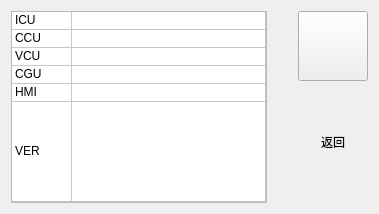
       <widget class="QWidget" name="controlEditionPage">
        <layout class="QGridLayout" name="gridLayout_2">
         <item row="0" column="0">
          <widget class="QTableWidget" name="editionTable">
           <property name="editTriggers">
            <set>QAbstractItemView::NoEditTriggers</set>
           </property>
           <property name="dragDropOverwriteMode">
            <bool>false</bool>
           </property>
           <property name="selectionMode">
            <enum>QAbstractItemView::NoSelection</enum>
           </property>
           <property name="selectionBehavior">
            <enum>QAbstractItemView::SelectRows</enum>
           </property>
           <property name="textElideMode">
            <enum>Qt::ElideNone</enum>
           </property>
           <attribute name="horizontalHeaderVisible">
            <bool>false</bool>
           </attribute>
           <attribute name="horizontalHeaderDefaultSectionSize">
            <number>60</number>
           </attribute>
           <attribute name="horizontalHeaderStretchLastSection">
            <bool>true</bool>
           </attribute>
           <attribute name="verticalHeaderVisible">
            <bool>false</bool>
           </attribute>
           <attribute name="verticalHeaderDefaultSectionSize">
            <number>18</number>
           </attribute>
           <attribute name="verticalHeaderMinimumSectionSize">
            <number>17</number>
           </attribute>
           <attribute name="verticalHeaderStretchLastSection">
            <bool>true</bool>
           </attribute>
           <row>
            <property name="text">
             <string>新建行</string>
            </property>
           </row>
           <row>
            <property name="text">
             <string>新建行</string>
            </property>
           </row>
           <row>
            <property name="text">
             <string>新建行</string>
            </property>
           </row>
           <row>
            <property name="text">
             <string>新建行</string>
            </property>
           </row>
           <row>
            <property name="text">
             <string>新建行</string>
            </property>
           </row>
           <row>
            <property name="text">
             <string>New Row</string>
            </property>
           </row>
           <column>
            <property name="text">
             <string>新建列</string>
            </property>
           </column>
           <column>
            <property name="text">
             <string>新建列</string>
            </property>
           </column>
           <item row="0" column="0">
            <property name="text">
             <string>ICU</string>
            </property>
           </item>
           <item row="1" column="0">
            <property name="text">
             <string>CCU</string>
            </property>
           </item>
           <item row="2" column="0">
            <property name="text">
             <string>VCU</string>
            </property>
           </item>
           <item row="3" column="0">
            <property name="text">
             <string>CGU</string>
            </property>
           </item>
           <item row="4" column="0">
            <property name="text">
             <string>HMI</string>
            </property>
           </item>
           <item row="5" column="0">
            <property name="text">
             <string>VER</string>
            </property>
           </item>
          </widget>
         </item>
         <item row="0" column="1">
          <spacer name="horizontalSpacer_5">
           <property name="orientation">
            <enum>Qt::Horizontal</enum>
           </property>
           <property name="sizeHint" stdset="0">
            <size>
             <width>25</width>
             <height>20</height>
            </size>
           </property>
          </spacer>
         </item>
         <item row="0" column="2">
          <layout class="QVBoxLayout" name="verticalLayout_50">
           <property name="spacing">
            <number>0</number>
           </property>
           <item>
            <widget class="QPushButton" name="editionBackBtn">
             <property name="minimumSize">
              <size>
               <width>70</width>
               <height>70</height>
              </size>
             </property>
             <property name="maximumSize">
              <size>
               <width>70</width>
               <height>70</height>
              </size>
             </property>
             <property name="text">
              <string/>
             </property>
             <property name="autoRepeatDelay">
              <number>500</number>
             </property>
             <property name="autoRepeatInterval">
              <number>200</number>
             </property>
            </widget>
           </item>
           <item>
            <widget class="QLabel" name="editionBackBtnLabel">
             <property name="maximumSize">
              <size>
               <width>70</width>
               <height>16777215</height>
              </size>
             </property>
             <property name="text">
              <string>返回</string>
             </property>
             <property name="alignment">
              <set>Qt::AlignCenter</set>
             </property>
            </widget>
           </item>
          </layout>
         </item>
        </layout>
       </widget>
